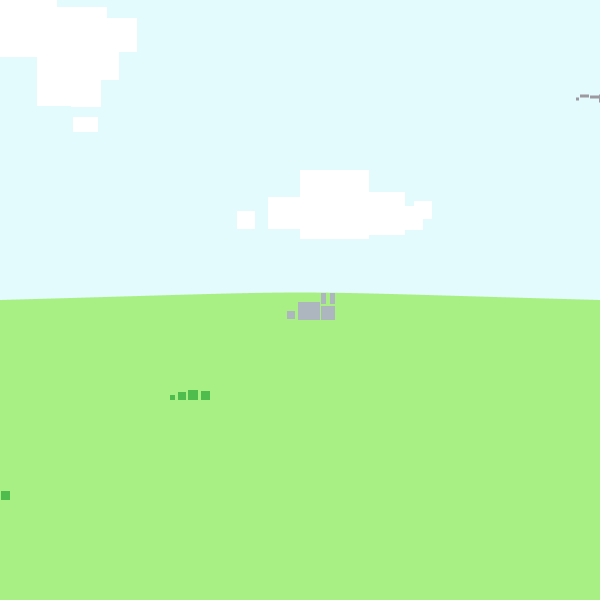
Frame 1 (no input)
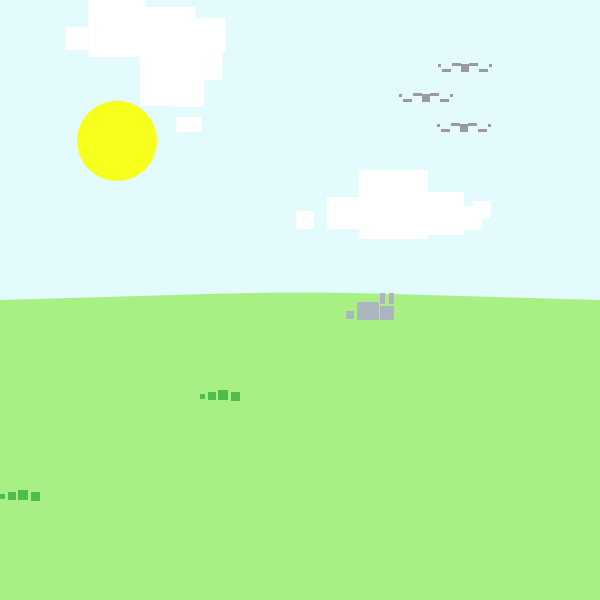
Frame 60 (the mouse pressed at the canvas centre just before this capture)
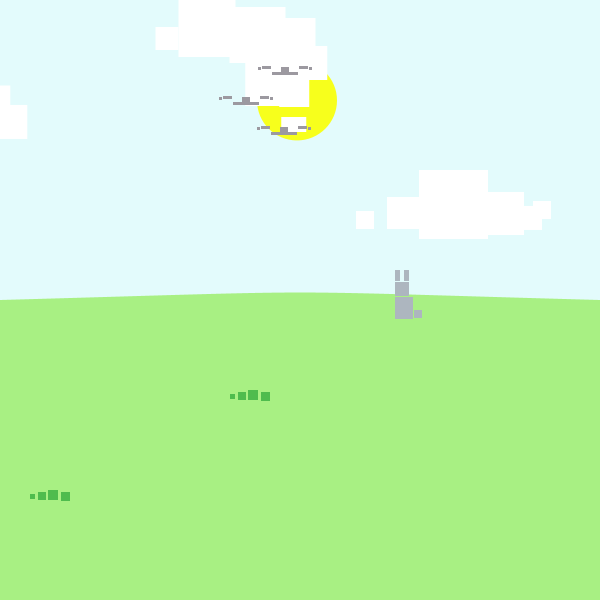
Frame 120 (the mouse held since frame 60 and released just before this capture)

The Processing sketch that drew these frames (run headless with seeded random() and noise(); from frame 60 on, the mouse is pressed at the canvas centre):

// Processing sketch: processing_41858
// ── processing_41858.pde

//******************* call Classes
Catarpillar FirstCatarpillar;
Catarpillar SecondCatarpillar;
Bird FirstBird;
Bird SecondBird;
Bird ThirdBird;
Bunny FirstBunny;
//******************* call var's
//__for sky() & nightFog() & SunAndMoon;
float DayOp, NightOp, DayAndNightDelay, NightFogOp, SunX, MoonX, CLx, CLx2, CLy, CLy2, CLx3, CLy3, CLx4, CLy4;
boolean IsItDay, DayOrNightSetIn;
int FirstBirdX = 600;
int FirstBirdY = 100;
//******************* end call var's

void setup(){
 size(600,600);
 colorMode(RGB,255,255,255,100);
 frameRate(30);
 noStroke();
 
 DayOp = 100;
 NightOp = 0;
 DayAndNightDelay = 200;
 SunX = -340;
 MoonX = 600;
 IsItDay = false;
 DayOrNightSetIn = true;
 //clouds
 CLx = 300; CLy = 170; CLx2 = 10; CLy2 = 50; CLx2 = -200; CLy2 = 100;
 //classes
 FirstCatarpillar = new Catarpillar(200,400);   
 SecondCatarpillar = new Catarpillar(0,500);
  FirstBird = new Bird();
 SecondBird = new Bird();
 ThirdBird = new Bird();
 FirstBunny = new Bunny();
 
 
}//END OF SETUP

void draw(){
 sky();
 SunAndMoon();
 clouds();
 
 FirstBird.Bird(FirstBirdX,FirstBirdY);
 FirstBirdX--;
 SecondBird.Bird(FirstBirdX+40,FirstBirdY-30);
 FirstBirdX--;
 ThirdBird.Bird(FirstBirdX+40,FirstBirdY+30);
 FirstBirdX--;
 if(FirstBirdX<-200){
    FirstBirdX = 700;
    FirstBirdY = 70+int(random(80));
 }
 
 earth();
 FirstBunny.Bunny(300,320);
 FirstCatarpillar.CatAnim();
 FirstCatarpillar.Catmovement();
 SecondCatarpillar.CatAnim();
 SecondCatarpillar.Catmovement();
 nightFog();
}//END OF DRAW

// **************** METHODS *********************** //
void clouds(){
 fill(255);
 
 if(CLx >= 690){
   CLx = -130;
   CLy = random(0,310);
 }
 if(CLx2 >= 690){
   CLx2 = -130;
   CLy2 = random(0,310);
 }
 if(CLx3 >= 690){
   CLx3 = -130;
   CLy3 = random(0,310);  
 }
 if (CLx4 >= 630){
   CLx4 = -200;
   CLy4 = random(0,300);
 }
 
 //Cloud 1
 rect(-63+(CLx),41+(CLy),18,18);
 rect(-32+(CLx),27+(CLy),32,32);
 rect(0+(CLx),0+(CLy),69,69);
 rect(62+(CLx),22+(CLy),43,43);
 rect(99+(CLx),35.95+(CLy),24,24);
 rect(114+(CLx),31+(CLy),18,18);
 //Cloud 2
 rect(-28.5+(CLx2),9.95+(CLy2),35,35);
 rect(0+(CLx2),0+(CLy2),56,56);
 rect(22.5+(CLx2),-14.5+(CLy2),45,45);
 rect(50.5+(CLx2),4.95+(CLy2),34,34);  
 //Cloud 3
 rect(-23+(CLx3),27+(CLy3),23,23);
 rect(0+(CLx3),0+(CLy3),57,57);
 rect(51+(CLx3),7+(CLy3),56,56);
 rect(103+(CLx3),18+(CLy3),34,34);  
 //Cloud 4 
 rect(CLx4+37,CLy4+41,45,65);
 rect(CLx4+48,CLy4+46,71,34);
 rect(CLx4+73,CLy4+117,25,15);
 rect(CLx4+71,CLy4+62,30,45);

 CLx+=1.0;
 CLx2+=1.2;
 CLx3+=1.5;
 CLx4+=1.75;

 
}// >>>> end of clouds();

void SunAndMoon(){
 if(SunX<380){
 fill(#F7FF1C);
 ellipse((SunX+280),(((SunX*SunX)/650))+100,80,80);
 SunX+=3;
 }
 if(MoonX<380){
 fill(#FEFFDB);
 arc((MoonX+280),(((MoonX*MoonX)/650))+100, 80, 80, 0-30, ((PI/2)*2.5)-30);
 MoonX+=3;
 }
}// >>>> end of SunAndMoon();

void sky(){
 fill(#E3FBFC, DayOp); rect(0,0,600,600);
 fill(#0E2C46, NightOp); rect(0,0,600,600);
 if(DayOrNightSetIn){
   DayAndNightDelay--;
   if(DayAndNightDelay <= 0){
     DayAndNightDelay = 175;
     DayOrNightSetIn = false;
   }
 }else{
   if(IsItDay){
     NightOp -= 0.5;
     DayOp += 0.5;
   }else{
     NightOp += 0.5;
     DayOp -= 0.5;
   }
   if(DayOp >= 100){
     IsItDay = false;
     DayOrNightSetIn = true;
     SunX = -340;
   }else if(DayOp <= 0){
     IsItDay = true;
     DayOrNightSetIn = true;
     MoonX = -340;
   }
 }
}// >>>> end of sky();

void earth(){
 fill(#A8F083,100);
 bezier(0, 300, 360, 290, 240, 290, 600, 300);
 rect(0,300,600,300);
}// >>>> end of earth();

void nightFog(){
 if(NightOp > 60){
   NightFogOp = 60;
 } else {
   NightFogOp = NightOp;
 }
 fill(#0E2C46, NightFogOp); rect(0,0,600,600);
}// >>>> end of nightFog();
// ******************************** end OF METHODS
// **************** CLASSES *********************** //


class Bird {
 

 int phase = 1;
 int RW1Lift = 0;
 int RW2Lift = 0;
 int RW_T_Lift = 4;
 int LW1Lift = 0;
 int LW2Lift = 0;
 int LW_T_Lift = 4;
 int WitchWingPartMoves = 1;
 float GeneralWingLift = 0;
 float GenralAdd = 0.5;

 void Bird(int x, int y){
       fill(#9C99A0);
    if(WitchWingPartMoves == 1){
     RW_T_Lift--;
     LW_T_Lift--;
     RW1Lift++;
     LW1Lift++;
     GeneralWingLift = GenralAdd + GeneralWingLift;
     if(RW1Lift >= 5){
     WitchWingPartMoves=2;
     }
    }else if (WitchWingPartMoves == 2){
     RW1Lift--;
     LW1Lift--;
     RW2Lift++;
     LW2Lift++;
     GeneralWingLift = GenralAdd + GeneralWingLift;
     if(RW2Lift >= 5){
     WitchWingPartMoves=3;
     }
    }else if (WitchWingPartMoves == 3){
     RW2Lift--;
     LW2Lift--;
     RW_T_Lift++;
     LW_T_Lift++;
     GeneralWingLift = GenralAdd + GeneralWingLift;
     GenralAdd *= -1;
     if(RW_T_Lift >= 5){
     WitchWingPartMoves=1;
     }
    }
     
   
    rect(x-1,y-6+(GeneralWingLift),8,8);//HEAD
    rect(x+7,y-6+(RW1Lift)+(GeneralWingLift),9,3);//Right Wing 1
    rect(x+17,y-6+(RW2Lift)+(GeneralWingLift),9,3);//Right Wing 2
    rect(x+27,y-6+(RW_T_Lift)+(GeneralWingLift),3,3);//Right Wing Tip
    rect(x-7-3,y-6+(LW1Lift)+(GeneralWingLift),9,3);//Left Wing 1
    rect(x-17-3,y-6+(LW2Lift)+(GeneralWingLift),9,3);//Left Wing 2
    rect(x-24,y-6+(LW_T_Lift)+(GeneralWingLift),3,3);//Left Wing Tip
 }
}
class Catarpillar {

 int Block1;
 int Block2;
 int Block3;
 int Block4;
  int CatarpillarBodyPartMove;
 int CatarpillarBodyPartMove_REAL;
 float CatarpillarXMove;
 int catx;
 int caty;
 //int CatarpillarBodyPartMove = 1;
 //boolean dg=false;
// float CatarpillarXMove = -10;
 

Catarpillar(int xfg, int yfg) {
CatarpillarBodyPartMove_REAL = 1;
 CatarpillarXMove = -10;
 
 catx=xfg;
 caty=yfg;
  Block1 = 0;
 Block2 = 0;
 Block3 = 0;
 Block4 = 0;

}
void CatAnim(){
 fill(#4FBC4E);
 rect(catx-20+(CatarpillarXMove), caty-5+(Block4), 5, 5);
 rect(catx-12+(CatarpillarXMove), caty-8+(Block3), 8, 8);
 rect(catx-2+(CatarpillarXMove), caty-10+(Block2), 10, 10);
 rect(catx+11+(CatarpillarXMove), caty-9+(Block1), 9, 9);

 if (CatarpillarBodyPartMove_REAL == 1) {
    if (Block1 > -3) {
     Block1--;
     Block4++;
    }
    else {
     CatarpillarBodyPartMove_REAL = 2;
    }
 }
 else if (CatarpillarBodyPartMove_REAL == 2) {
    if (Block2 > -3) {
     Block1++;
     Block2--;
    }
    else {
     CatarpillarBodyPartMove_REAL = 3;
    }
 }
 else if (CatarpillarBodyPartMove_REAL == 3) {
    if (Block3 > -3) {
     Block2++;
     Block3--;
    }
    else {
     CatarpillarBodyPartMove_REAL = 4;
    }
 }
 else if (CatarpillarBodyPartMove_REAL == 4) {
    if (Block4 > -3) {
     Block3++;
     Block4--;
    }
    else {
     CatarpillarBodyPartMove_REAL = 1;
    }
 }
}
void Catmovement(){
 // X MOVEMENT
 if (CatarpillarBodyPartMove_REAL == 2 || CatarpillarBodyPartMove_REAL == 3) {
    CatarpillarXMove+=1;
 }
 else {
    CatarpillarXMove+=0;
 }
 if (CatarpillarXMove > 600){
    CatarpillarXMove = -300;
 }
}
}

class Bunny {
 boolean IsBunnyMovingXplus = true;
 float BunnyXMove=0;
 int GeneralBunnyYMove=0;
 float way = 1;
 int timing = 0;
 int phase = 1;
 void Bunny(int x, int y){
  fill(#ADB6BF);
  
  if(timing < 100){
    phase = 1;
     
  }else if(timing > 100 && timing < 200){
     phase = 2;
  }else if(timing > 200){
    timing = -100;
    phase = 1;
    // phase = 1;
  }
  
  if(phase == 1){
     
  if(BunnyXMove <= -200){
  IsBunnyMovingXplus=true;
  }else if (BunnyXMove >= 200){
  IsBunnyMovingXplus=false;
  }
  if(IsBunnyMovingXplus == true){
  BunnyXMove = BunnyXMove + (way);
  rect(x+20+(BunnyXMove), y-14+(GeneralBunnyYMove), 14, 14);//HEAD
  rect(x-3+(BunnyXMove), y-18+(GeneralBunnyYMove), 22, 18);//BODY
  rect(x-14+(BunnyXMove), y+(GeneralBunnyYMove)-9, 8, 8);//TAIL
  rect(x+20+(BunnyXMove), y-27+(GeneralBunnyYMove), 5, 11);//EAR1
  rect(x+20+(BunnyXMove)+9, y-27+(GeneralBunnyYMove), 5, 11);//EAR1
  
  
  
  }else if (IsBunnyMovingXplus == false){
     
    BunnyXMove = BunnyXMove - (way);
    rect(x-20+(BunnyXMove), y-14+(GeneralBunnyYMove), 14, 14);//HEAD
  rect(x-3+(BunnyXMove), y-18+(GeneralBunnyYMove), 22, 18);//BODY
  rect(x+21+(BunnyXMove), y+(GeneralBunnyYMove)-9, 8, 8);//TAIL
  rect(x-20+(BunnyXMove), y-27+(GeneralBunnyYMove), 5, 11);//EAR1
  rect(x-20+(BunnyXMove)+9, y-27+(GeneralBunnyYMove), 5, 11);//EAR1
     
  }
  

     
  
  
  
  //phase=2;
  }else if (phase==2){
     
    rect(x-3+(BunnyXMove)-3, y-33+(GeneralBunnyYMove)-5, 14, 14);//HEAD
    rect(x-3+(BunnyXMove)-3, y-18+(GeneralBunnyYMove)-5, 18, 22);//BODY
    rect(x+16+(BunnyXMove)-3, y+(GeneralBunnyYMove)-5-5, 8, 8);//TAIL
    rect(x-20+(BunnyXMove)+17-3, y-26+(GeneralBunnyYMove)-19-5, 5, 11);//EAR1
    rect(x-20+(BunnyXMove)+26-3, y-26+(GeneralBunnyYMove)-19-5, 5, 11);//EAR1
  }
  timing++;

 }
}
// ******************************** end OF CLASSES
